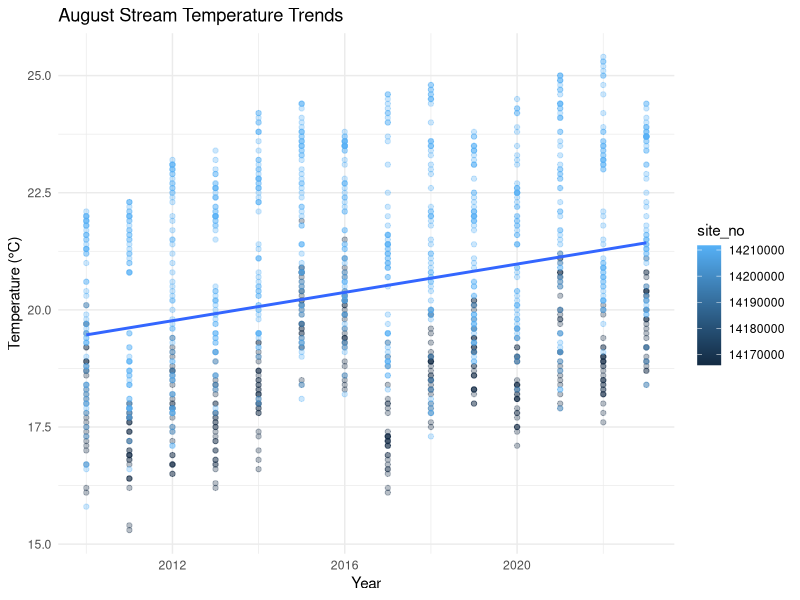

Source code (R):
## ---- chunk 1

library(tidyverse)
library(lubridate)

temp_data <- read_csv("willamette_temp.csv")

## ---- chunk 2

august_data <- subset(temp_data, month == "Aug")

## ---- chunk 3

august_model <- glm(
  temp_C ~ year * site_no,
  data = august_data
)

summary(august_model)

## ---- chunk 4

ggplot(august_data,
       aes(x = year,
           y = temp_C,
           color = site_no)) +

  geom_point(alpha = 0.3) +

  geom_smooth(method = "lm", se = FALSE) +

  labs(
    title = "August Stream Temperature Trends",
    x = "Year",
    y = "Temperature (°C)"
  ) +

  theme_minimal()
